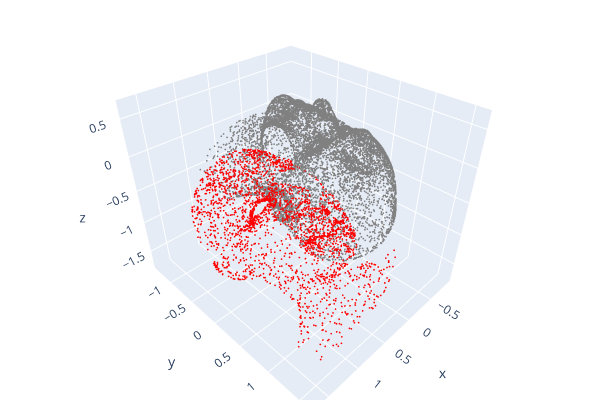

Source (notebook cell):
### Code cell
#o3d.visualization.draw_plotly([view_pcd, view_plane, pcd])

o3d.visualization.draw_plotly([view_pcd, pcd])

### Figure 1 — Plotly figure (JSON) as saved in the notebook; plotly's stock layout.template omitted (floating-point values rounded to 4 significant figures; data arrays with more than 128 entries replaced by an {"elided": "..."} marker saying what was removed)
{"data": [{"marker": {"color": {"elided": "2561x3 float values"}, "size": 1}, "mode": "markers", "type": "scatter3d", "x": {"elided": "2561 float values"}, "y": {"elided": "2561 float values"}, "z": {"elided": "2561 float values"}}, {"marker": {"color": {"elided": "10788x3 float values"}, "size": 1}, "mode": "markers", "type": "scatter3d", "x": {"elided": "10788 float values"}, "y": {"elided": "10788 float values"}, "z": {"elided": "10788 float values"}}], "layout": {"height": 400, "margin": {"b": 0, "l": 0, "r": 0, "t": 0}, "scene": {"camera": {"center": {"x": 0, "y": 0, "z": 0}, "up": {"x": 0, "y": 0, "z": 1}}}, "showlegend": false, "width": 600}}
